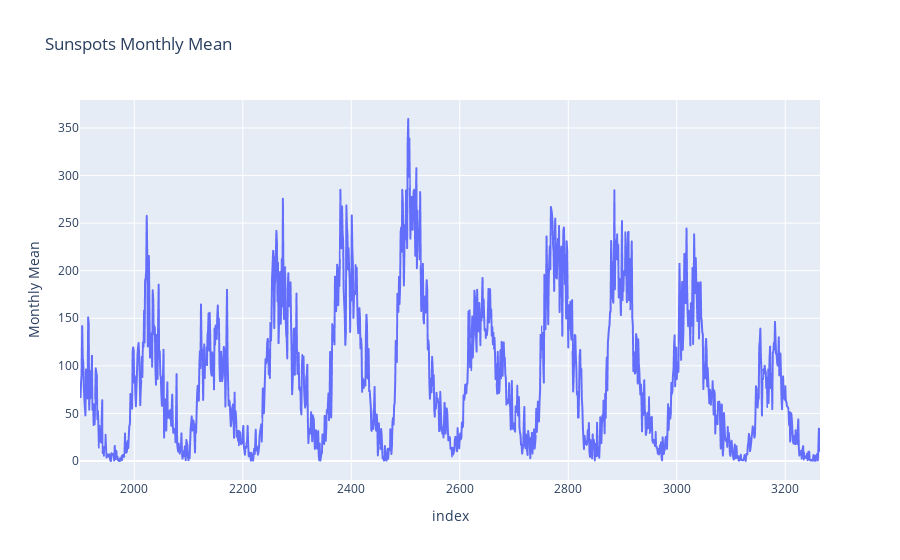

Write notebook code for a chart like this one.
### Code cell
plot = px.line(sunspots_dataset, x=sunspots_dataset.index, y='Monthly Mean', title='Sunspots Monthly Mean')
plot.show()

### Figure 1 — Plotly figure (JSON) as saved in the notebook; plotly's stock layout.template omitted (floating-point values rounded to 4 significant figures; data arrays with more than 128 entries replaced by an {"elided": "..."} marker saying what was removed)
{"data": [{"hovertemplate": "index=%{x}<br>Monthly Mean=%{y}<extra></extra>", "legendgroup": "", "line": {"color": "#636efa", "dash": "solid"}, "marker": {"symbol": "circle"}, "mode": "lines", "name": "", "showlegend": false, "type": "scattergl", "x": {"elided": "1365 int values"}, "xaxis": "x", "y": {"elided": "1365 float values"}, "yaxis": "y"}], "layout": {"autosize": true, "legend": {"tracegroupgap": 0}, "title": {"text": "Sunspots Monthly Mean"}, "xaxis": {"anchor": "y", "autorange": true, "domain": [0, 1], "range": [1900, 3264], "title": {"text": "index"}, "type": "linear"}, "yaxis": {"anchor": "x", "autorange": true, "domain": [0, 1], "range": [-19.97, 379.4], "title": {"text": "Monthly Mean"}, "type": "linear"}}}
